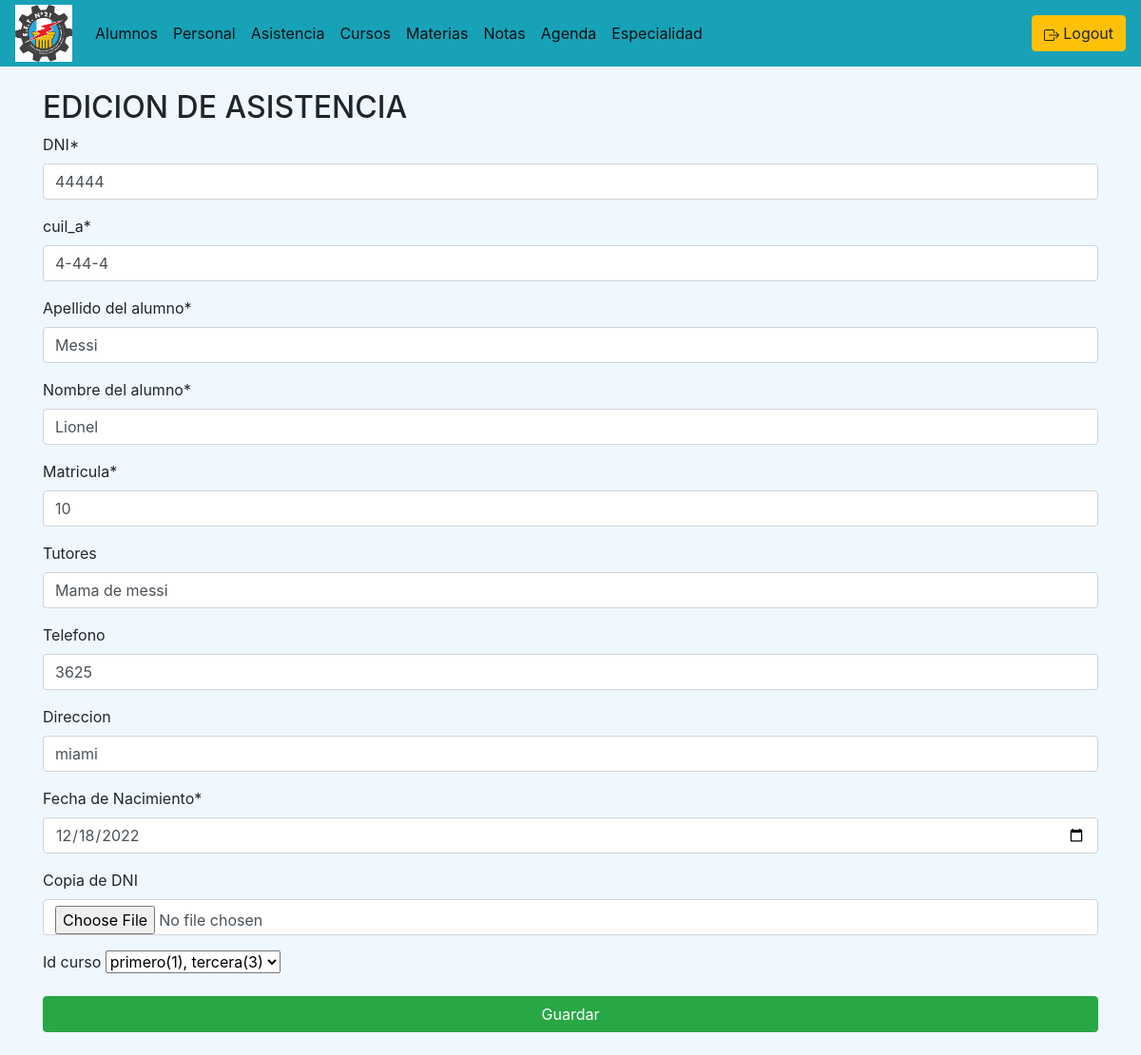
Page /alumnos/editarAlumno/7/ (signed in) on the committed database.
### alumnado/models.py (models this page shows, shortened)
class Alumno(models.Model):
    id_alumno = models.AutoField(primary_key=True)
    dni_a = models.CharField(max_length=9)
    cuil_a = models.CharField(max_length=15)
    apellido_a = models.CharField(max_length=50)
    nombre_a = models.CharField(max_length=50)
    matricula = models.CharField(max_length=10)
    tutores = models.CharField(max_length=100, null=True, blank=True)
    telefono = models.CharField(max_length=20, null=True, blank=True)
    direccion = models.CharField(max_length=50, null=True, blank=True)
    fecha_nac = models.DateField(blank=True)
    copiaDNI_A = ImageField(blank=True, null=True, upload_to='alumnado/images/')
    condicion = models.IntegerField(choices=options, null=True, verbose_name='Condición')
    turno = models.CharField(max_length=30, null=True, blank=True, verbose_name='Turno')
    cantidad_asistencias= models.IntegerField(default=0)
    cantidad_inasistencias= models.IntegerField(default=0)
    id_curso = models.ForeignKey(curso_models.Curso, on_delete=models.CASCADE, null=True, blank=True)

### curso/models.py (models this page shows)
class Curso(models.Model):
    id_curso = models.AutoField(primary_key=True)
    Annio = models.CharField(max_length=30)
    Division = models.CharField(max_length=30)
    cantidad_clases = models.IntegerField(default=0, null=True, blank=True)
    id_materia = models.ForeignKey(materias_models.Materia, on_delete=models.CASCADE, null=True, blank=True)
    def __str__(self):
        texto = "{0}, {1}"
        return texto.format(self.Annio, self.Division)

### alumnado/views.py (the view)
# urls.py: path('editarAlumno/<id_alumno>/', views.editarAlumno, name='editar_alumno'),
def editarAlumno(request, id_alumno):
    queryset = Alumno.objects.get(id_alumno=id_alumno)
    alumno_form_update = AlumnoFormUpdate(instance=queryset)
    if request.method == 'POST':
        alumno_form_update = AlumnoFormUpdate(request.POST, instance=queryset)
        if alumno_form_update.is_valid():
            alumno_form_update.save()
            return redirect('/alumnos')
    context = {
		'alumno_form_update':alumno_form_update,
	}
    return render(request, 'edicionAlumno.html', context)

### alumnado/forms.py
class AlumnoFormUpdate(forms.ModelForm):
    def __init__(self, *args, **kwargs):
        super(AlumnoFormUpdate, self).__init__(*args, **kwargs)
        self.fields['fecha_nac'].widget = forms.widgets.DateInput(
            attrs={
                'type': 'date', 'placeholder': 'yyyy-mm-dd (DOB)',
                'class': 'form-control'
                }
            )
        self.fields['copiaDNI_A'].required = False
        self.fields['fecha_nac'].required = True
    dni_a = forms.CharField(label="DNI")
    cuil_a = forms.CharField(label="cuil_a")
    apellido_a = forms.CharField(label="Apellido del alumno")
    nombre_a = forms.CharField(label="Nombre del alumno")
    copiaDNI_A = forms.ImageField(label="Copia de DNI")
    fecha_nac = forms.DateField(label="Fecha de Nacimiento")
    class Meta:
        model = Alumno
        fields = ['id_alumno', 'dni_a', 'cuil_a',
                  'apellido_a', 'nombre_a', 'matricula',
                  'tutores', 'telefono', 'direccion',
                  'fecha_nac', 'copiaDNI_A', 'id_curso']

### alumnado/templates/edicionAlumno.html (shortened to what this page needs)
{% extends "./base.html" %}
{% block body %}
{% load crispy_forms_tags %}
<h2>EDICION DE ASISTENCIA</h2>
<form action="" method="POST">
{{ alumno_form_update|crispy}}
<button type="submit" class="btn btn-success btn-block text-white">
  Guardar
</button>
</form>
{% endblock %}

### rows in the picture
Alumno: dni_a "44444", cuil_a "4-44-4", apellido_a "Messi", nombre_a "Lionel", matricula "10", tutores "Mama de messi", telefono "3625", direccion "miami", fecha_nac "12/18/2022"
Curso: id_curso "primero(1), tercera(3)"
